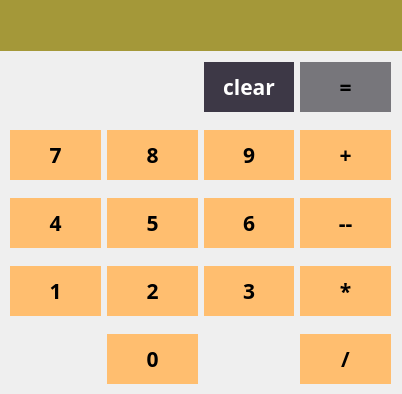
<?xml version="1.0" encoding="UTF-8"?>
<ui version="4.0">
 <class>MainWindow</class>
 <widget class="QMainWindow" name="MainWindow">
  <property name="geometry">
   <rect>
    <x>0</x>
    <y>0</y>
    <width>402</width>
    <height>394</height>
   </rect>
  </property>
  <property name="font">
   <font>
    <family>Ubuntu Condensed</family>
    <pointsize>16</pointsize>
    <weight>75</weight>
    <bold>true</bold>
   </font>
  </property>
  <property name="windowTitle">
   <string>Calculator</string>
  </property>
  <widget class="QWidget" name="centralwidget">
   <widget class="QWidget" name="gridLayoutWidget">
    <property name="geometry">
     <rect>
      <x>10</x>
      <y>50</y>
      <width>381</width>
      <height>351</height>
     </rect>
    </property>
    <property name="autoFillBackground">
     <bool>false</bool>
    </property>
    <property name="styleSheet">
     <string notr="true">QPushButton{
	width:50px;
	height:30px;
	background-color: white;
}

QPushButton:hover{
	background-color: gray;
}

QPushButton:click{
	background-color: pink;
}</string>
    </property>
    <layout class="QGridLayout" name="gridLayout">
     <item row="2" column="2">
      <widget class="QPushButton" name="pushButton_6">
       <property name="autoFillBackground">
        <bool>false</bool>
       </property>
       <property name="styleSheet">
        <string notr="true">QPushButton{
	background-color: rgb(255, 190, 111);
	width:50px;
	height:50px;
	border:none;
}

QPushButton:hover{
	background-color: gray;
}

QPushButton:target{
	background-color: pink;
}</string>
       </property>
       <property name="text">
        <string>6</string>
       </property>
       <property name="autoDefault">
        <bool>false</bool>
       </property>
      </widget>
     </item>
     <item row="3" column="0">
      <widget class="QPushButton" name="pushButton">
       <property name="autoFillBackground">
        <bool>false</bool>
       </property>
       <property name="styleSheet">
        <string notr="true">QPushButton{
	background-color: rgb(255, 190, 111);
	width:50px;
	height:50px;
	border:none;
}

QPushButton:hover{
	background-color: gray;
}

QPushButton:target{
	background-color: pink;
}</string>
       </property>
       <property name="text">
        <string>1</string>
       </property>
       <property name="autoDefault">
        <bool>false</bool>
       </property>
      </widget>
     </item>
     <item row="1" column="1">
      <widget class="QPushButton" name="pushButton_8">
       <property name="autoFillBackground">
        <bool>false</bool>
       </property>
       <property name="styleSheet">
        <string notr="true">QPushButton{
	background-color: rgb(255, 190, 111);
	width:50px;
	height:50px;
	border:none;
}

QPushButton:hover{
	background-color: gray;
}

QPushButton:target{
	background-color: pink;
}</string>
       </property>
       <property name="text">
        <string>8</string>
       </property>
       <property name="autoDefault">
        <bool>false</bool>
       </property>
      </widget>
     </item>
     <item row="4" column="3">
      <widget class="QPushButton" name="pushButton_14">
       <property name="autoFillBackground">
        <bool>false</bool>
       </property>
       <property name="styleSheet">
        <string notr="true">QPushButton{
	background-color: rgb(255, 190, 111);
	width:50px;
	height:50px;
	border:none;
}

QPushButton:hover{
	background-color: gray;
}

QPushButton:target{
	background-color: pink;
}</string>
       </property>
       <property name="text">
        <string>/</string>
       </property>
       <property name="autoDefault">
        <bool>false</bool>
       </property>
      </widget>
     </item>
     <item row="3" column="1">
      <widget class="QPushButton" name="pushButton_2">
       <property name="autoFillBackground">
        <bool>false</bool>
       </property>
       <property name="styleSheet">
        <string notr="true">QPushButton{
	background-color: rgb(255, 190, 111);
	width:50px;
	height:50px;
	border:none;
}

QPushButton:hover{
	background-color: gray;
}

QPushButton:target{
	background-color: pink;
}</string>
       </property>
       <property name="text">
        <string>2</string>
       </property>
       <property name="autoDefault">
        <bool>false</bool>
       </property>
      </widget>
     </item>
     <item row="4" column="1">
      <widget class="QPushButton" name="pushButton_10">
       <property name="autoFillBackground">
        <bool>false</bool>
       </property>
       <property name="styleSheet">
        <string notr="true">QPushButton{
	background-color: rgb(255, 190, 111);
	width:50px;
	height:50px;
	border:none;
}

QPushButton:hover{
	background-color: gray;
}

QPushButton:target{
	background-color: pink;
}</string>
       </property>
       <property name="text">
        <string>0</string>
       </property>
       <property name="autoDefault">
        <bool>false</bool>
       </property>
      </widget>
     </item>
     <item row="2" column="3">
      <widget class="QPushButton" name="pushButton_12">
       <property name="autoFillBackground">
        <bool>false</bool>
       </property>
       <property name="styleSheet">
        <string notr="true">QPushButton{
	background-color: rgb(255, 190, 111);
	width:50px;
	height:50px;
	border:none;
}

QPushButton:hover{
	background-color: gray;
}

QPushButton:target{
	background-color: pink;
}</string>
       </property>
       <property name="text">
        <string>--</string>
       </property>
       <property name="autoDefault">
        <bool>false</bool>
       </property>
      </widget>
     </item>
     <item row="2" column="0">
      <widget class="QPushButton" name="pushButton_4">
       <property name="autoFillBackground">
        <bool>false</bool>
       </property>
       <property name="styleSheet">
        <string notr="true">QPushButton{
	background-color: rgb(255, 190, 111);
	width:50px;
	height:50px;
	border:none;
}

QPushButton:hover{
	background-color: gray;
}

QPushButton:target{
	background-color: pink;
}</string>
       </property>
       <property name="text">
        <string>4</string>
       </property>
       <property name="autoDefault">
        <bool>false</bool>
       </property>
      </widget>
     </item>
     <item row="1" column="0">
      <widget class="QPushButton" name="pushButton_7">
       <property name="autoFillBackground">
        <bool>false</bool>
       </property>
       <property name="styleSheet">
        <string notr="true">QPushButton{
	background-color: rgb(255, 190, 111);
	width:50px;
	height:50px;
	border:none;
}

QPushButton:hover{
	background-color: gray;
}

QPushButton:target{
	background-color: pink;
}</string>
       </property>
       <property name="text">
        <string>7</string>
       </property>
       <property name="autoDefault">
        <bool>false</bool>
       </property>
      </widget>
     </item>
     <item row="3" column="3">
      <widget class="QPushButton" name="pushButton_13">
       <property name="autoFillBackground">
        <bool>false</bool>
       </property>
       <property name="styleSheet">
        <string notr="true">QPushButton{
	background-color: rgb(255, 190, 111);
	width:50px;
	height:50px;
	border:none;
}

QPushButton:hover{
	background-color: gray;
}

QPushButton:target{
	background-color: pink;
}</string>
       </property>
       <property name="text">
        <string>*</string>
       </property>
       <property name="autoDefault">
        <bool>false</bool>
       </property>
      </widget>
     </item>
     <item row="3" column="2">
      <widget class="QPushButton" name="pushButton_3">
       <property name="autoFillBackground">
        <bool>false</bool>
       </property>
       <property name="styleSheet">
        <string notr="true">QPushButton{
	background-color: rgb(255, 190, 111);
	width:50px;
	height:50px;
	border:none;
}

QPushButton:hover{
	background-color: gray;
}

QPushButton:target{
	background-color: pink;
}</string>
       </property>
       <property name="text">
        <string>3</string>
       </property>
       <property name="autoDefault">
        <bool>false</bool>
       </property>
      </widget>
     </item>
     <item row="2" column="1">
      <widget class="QPushButton" name="pushButton_5">
       <property name="autoFillBackground">
        <bool>false</bool>
       </property>
       <property name="styleSheet">
        <string notr="true">QPushButton{
	background-color: rgb(255, 190, 111);
	width:50px;
	height:50px;
	border:none;
}

QPushButton:hover{
	background-color: gray;
}

QPushButton:target{
	background-color: pink;
}</string>
       </property>
       <property name="text">
        <string>5</string>
       </property>
       <property name="autoDefault">
        <bool>false</bool>
       </property>
      </widget>
     </item>
     <item row="1" column="3">
      <widget class="QPushButton" name="pushButton_11">
       <property name="autoFillBackground">
        <bool>false</bool>
       </property>
       <property name="styleSheet">
        <string notr="true">QPushButton{
	background-color: rgb(255, 190, 111);
	width:50px;
	height:50px;
	border:none;
}

QPushButton:hover{
	background-color: gray;
}

QPushButton:target{
	background-color: pink;
}</string>
       </property>
       <property name="text">
        <string>+</string>
       </property>
       <property name="autoDefault">
        <bool>false</bool>
       </property>
      </widget>
     </item>
     <item row="1" column="2">
      <widget class="QPushButton" name="pushButton_9">
       <property name="autoFillBackground">
        <bool>false</bool>
       </property>
       <property name="styleSheet">
        <string notr="true">QPushButton{
	background-color: rgb(255, 190, 111);
	width:50px;
	height:50px;
	border:none;
}

QPushButton:hover{
	background-color: gray;
}

QPushButton:target{
	background-color: pink;
}</string>
       </property>
       <property name="text">
        <string>9</string>
       </property>
       <property name="autoDefault">
        <bool>false</bool>
       </property>
      </widget>
     </item>
     <item row="0" column="3">
      <widget class="QPushButton" name="pushButton_15">
       <property name="autoFillBackground">
        <bool>false</bool>
       </property>
       <property name="styleSheet">
        <string notr="true">QPushButton{
	background-color: rgb(119, 118, 123);
	width:50px;
	height:50px;
	border:none;
}

QPushButton:hover{
	background-color: silver;
}

QPushButton:target{
	background-color: pink;
}</string>
       </property>
       <property name="text">
        <string>=</string>
       </property>
       <property name="autoDefault">
        <bool>false</bool>
       </property>
      </widget>
     </item>
     <item row="0" column="2">
      <widget class="QPushButton" name="pushButton_16">
       <property name="autoFillBackground">
        <bool>false</bool>
       </property>
       <property name="styleSheet">
        <string notr="true">QPushButton{
	background-color: rgb(61, 56, 70);
	width:50px;
	height:50px;
	border:none;
	color: white;
}

QPushButton:hover{
	background-color: gray;
}

QPushButton:target{
	background-color: pink;
}</string>
       </property>
       <property name="text">
        <string>clear</string>
       </property>
       <property name="autoDefault">
        <bool>false</bool>
       </property>
      </widget>
     </item>
    </layout>
   </widget>
   <widget class="QLineEdit" name="lineEdit">
    <property name="geometry">
     <rect>
      <x>0</x>
      <y>0</y>
      <width>420</width>
      <height>51</height>
     </rect>
    </property>
    <property name="styleSheet">
     <string notr="true">border: none;
background-color: rgb(164, 152, 57);</string>
    </property>
   </widget>
  </widget>
 </widget>
 <resources/>
 <connections/>
</ui>
